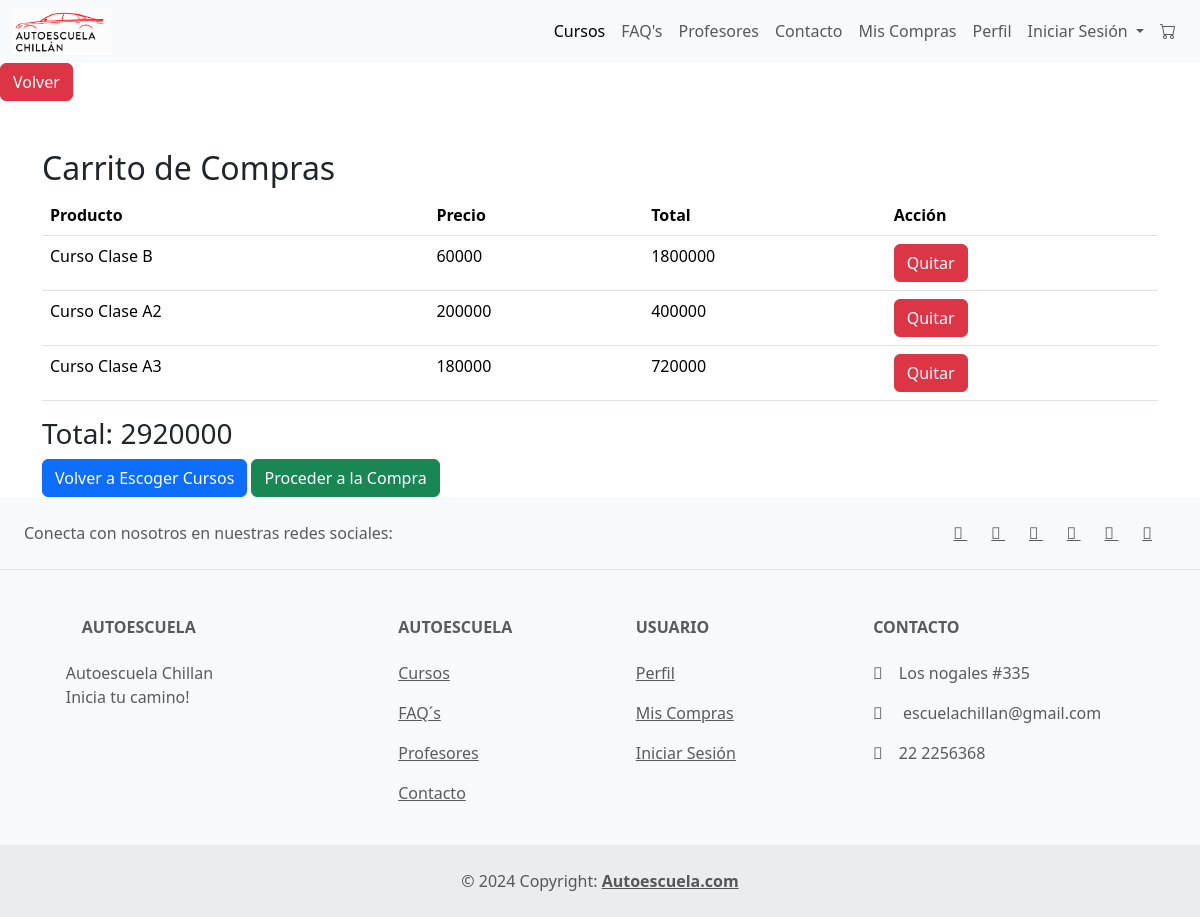
The app's page /carrito/ (signed in), older data.
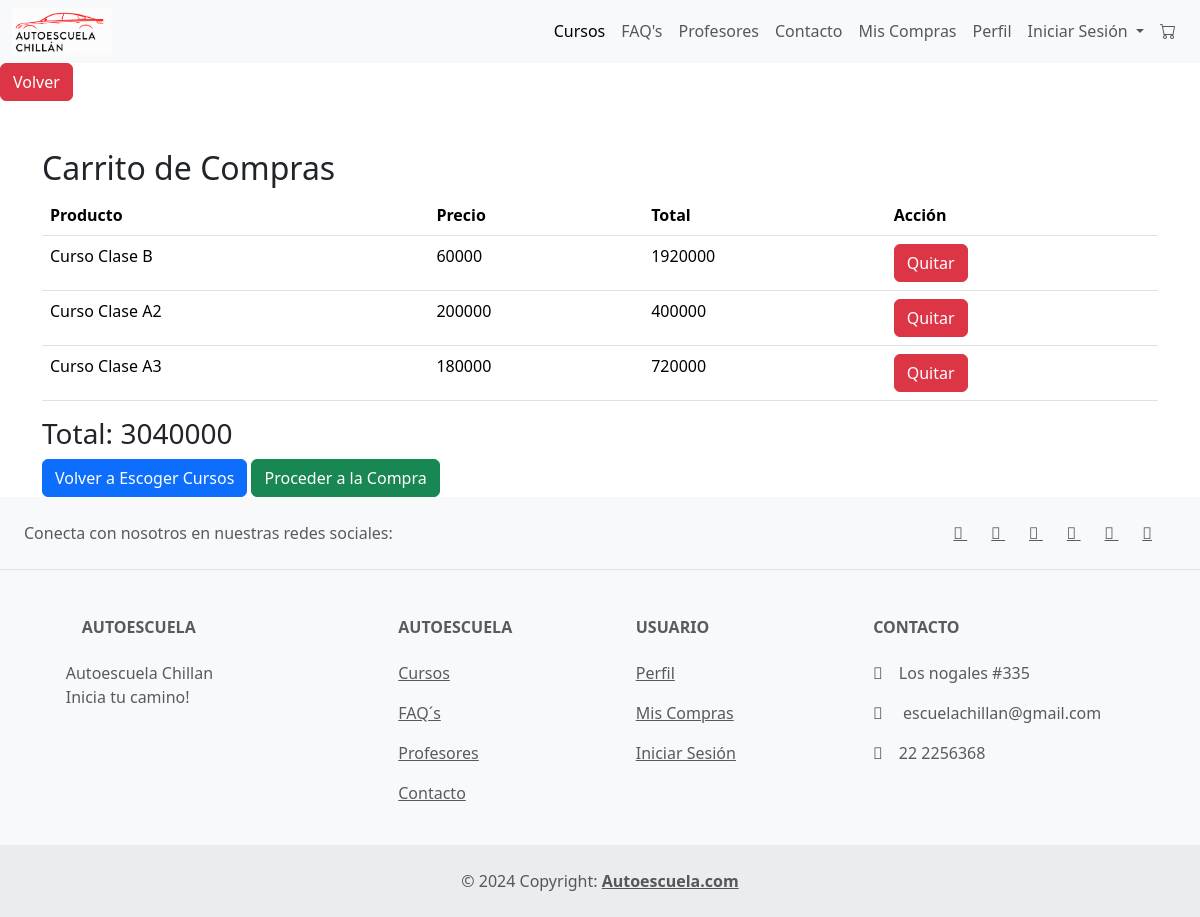
The same page, newer data.
### aplicacion/models.py (models this page shows, shortened)
class CarritoItem(models.Model):
    producto = models.ForeignKey(Producto, on_delete=models.CASCADE)
    compra = models.ForeignKey(Compra, on_delete=models.CASCADE, null=True, blank=True)
    cantidad = models.PositiveIntegerField(default=1)
    @property
    def total_price(self):
        return self.cantidad * self.producto.precio

class Producto(models.Model):
    nombre = models.CharField(max_length=100, verbose_name="Nombre del curso")
    precio = models.PositiveIntegerField( verbose_name="Precio")
    cursos = models.CharField(max_length=20, choices=Cursos, verbose_name="Cursos")
    cupos = models.PositiveIntegerField(verbose_name="Cupos", default=30)
    descripcion = models.TextField(verbose_name="Descripción del curso")
    imagen_curso = models.ImageField(upload_to='cursos/', verbose_name="Imagen Curso")

### aplicacion/views.py (the view)
# urls.py: path('carrito/', carrito , name='carrito'),
@login_required
def carrito(request):
    items_carrito = CarritoItem.objects.all()
    total = sum(item.total_price for item in items_carrito)
    return render(request, 'Autoescuela/carrito.html', {'items_carrito': items_carrito, 'total': total, 'perfil': perfil})

### aplicacion/views.py (called while the page is built)
def navbar_context(request):
    usuario_autenticado = request.user.is_authenticated
    tiene_compras = False
    if usuario_autenticado:
        try:
            perfil = Perfil.objects.get(usuario=request.user)
            items_carrito = CarritoItem.objects.filter(compra__perfil=perfil, compra=None)
            tiene_compras = items_carrito.exists()
        except Perfil.DoesNotExist:
            pass
    return {
        'usuario_autenticado': usuario_autenticado,
        'tiene_compras': tiene_compras,
    }

### aplicacion/templates/Autoescuela/carrito.html (shortened to what this page needs)
{% extends "Autoescuela/base.html" %}
{% load static %}
{% block contenido %}
<div class="container mt-5">
    <h2>Carrito de Compras</h2>
    <table class="table">
        <thead>
            <tr>
                <th>Producto</th>
                <th>Precio</th>
                <th>Total</th>
                <th>Acción</th>
            </tr>
        </thead>
        <tbody>
            {% for item in items_carrito %}
            <tr>
                <td>{{ item.producto.nombre }}</td>
                <td>{{ item.producto.precio }}</td>
                <td>{{ item.total_price }}</td>
                <td>
                    <form method="post" action="{% url 'quitar_del_carrito' item.producto.id %}">
                        <button type="submit" class="btn btn-danger">Quitar</button>
                    </form>
                </td>
            </tr>
            {% endfor %}
        </tbody>
    </table>
    <h3>Total: {{ total }}</h3>
    <a href="{% url 'cursos' %}" class="btn btn-primary">Volver a Escoger Cursos</a>
    <a href="{% url 'formpago' %}" class="btn btn-success">Proceder a la Compra</a>
</div>
{% endblock %}

Row changes from the older to the newer data that the page shows:
changed CarritoItem "Curso Clase B": total_price "1800000" → "1920000"
Text that changed along with them:
{{ total }}: "2920000" → "3040000"
